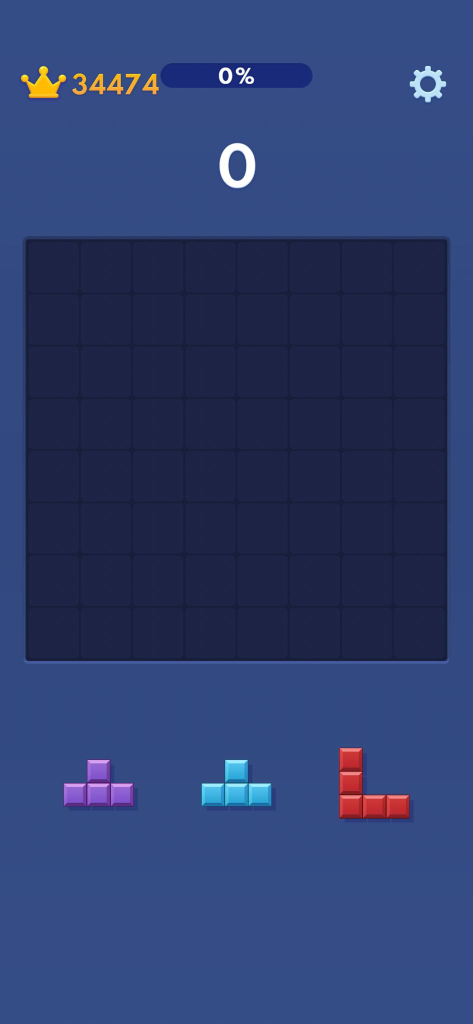
#> input picture images_test/BB_Example_0.jpeg, 946 x 2048 px (shown at 1/2 size)
$ python -i remove_background.py   (imports and definitions only)
#> lines starting #> are read from the running program, lines starting #| are printed output that depends on the picture
import cv2
import os
import numpy as np
from PIL import Image
import matplotlib.pyplot as plt
import image_select

def remove_background(shapes):
    # Define the background RGB color (given by user)
    bg_color = np.array([51, 76, 132])  # Adjusted for the provided background color

    # Tolerance for color detection
    tolerance = 30
    lower_bound = np.clip(bg_color - tolerance, 0, 255) #np clip ensures that the values are within the valid range
    upper_bound = np.clip(bg_color + tolerance, 0, 255)

    processed_images = []
    for shape in shapes:
        # Load the image and check if it was successfully loaded
        image_rgb = cv2.cvtColor(shape, cv2.COLOR_BGR2RGB)

        # Create a mask where the background is detected
        mask = cv2.inRange(image_rgb, lower_bound, upper_bound)
        mask_inv = cv2.bitwise_not(mask)  # Invert mask to keep the foreground

        # Convert image to RGBA
        image_rgba = cv2.cvtColor(image_rgb, cv2.COLOR_RGB2RGBA)
        image_rgba[:, :, 3] = mask_inv  # Assign the inverted mask to the alpha channel

        processed_images.append(image_rgba)

    return processed_images


def extract_shape(image_rgba):
    """Extracts the shape from an image after background removal."""


    # Convert RGBA to grayscale using the alpha channel
    alpha_channel = image_rgba[:, :, 3]

    # Create a binary mask
    _, binary_mask = cv2.threshold(alpha_channel, 1, 255, cv2.THRESH_BINARY)

    # Find contours
    contours, _ = cv2.findContours(binary_mask, cv2.RETR_EXTERNAL, cv2.CHAIN_APPROX_SIMPLE)

    # Create a blank mask with the same shape
    mask = np.zeros_like(alpha_channel)

    # Draw the largest contour on the mask
    cv2.drawContours(mask, contours, -1, (255), thickness=cv2.FILLED)

    # Apply mask to extract the shape
    extracted_shape = cv2.bitwise_and(image_rgba, image_rgba, mask=mask)

    return extracted_shape


image_path = 'images_test/BB_Example_1.png'
# [1 line that did not run here, left out]

# [1 line that did not run here, left out]
# [1 line that did not run here, left out]
# [1 line not run here, left out]

>>> import cv2
>>> picture = cv2.imread('images_test/BB_Example_0.jpeg', cv2.IMREAD_GRAYSCALE)
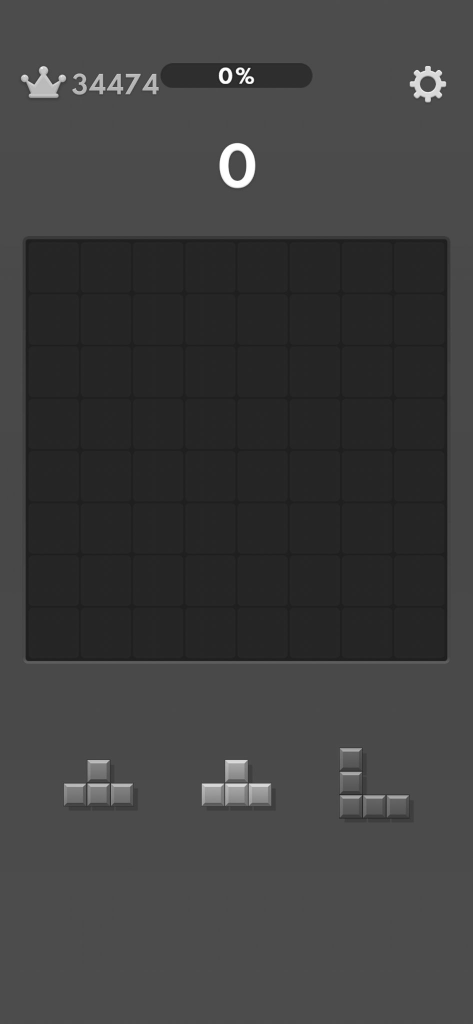
#> picture: shape (2048, 946) (shown at 1/2 size); min 20, max 255, mean 62.1
#> (the run stopped early here; a loop or call above may not have finished)
